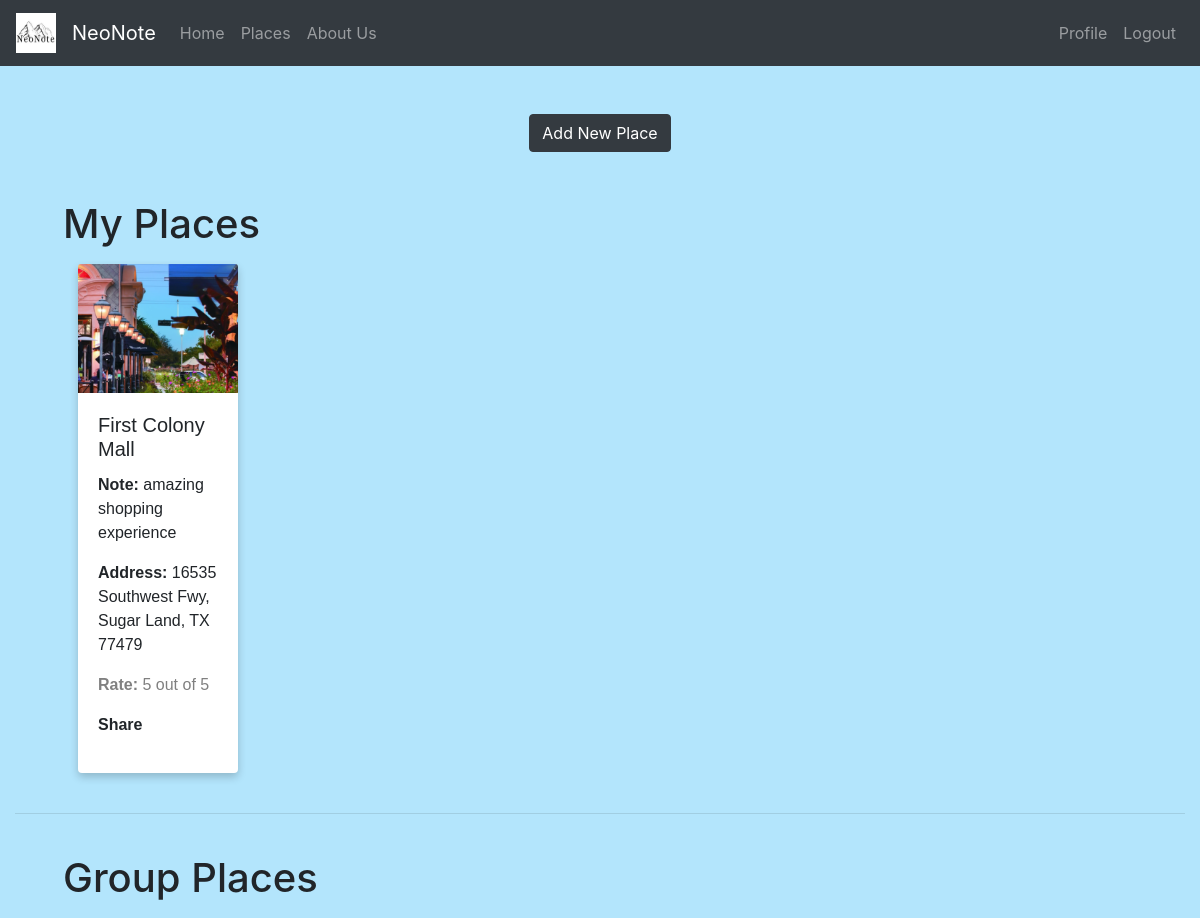
The page /NeoNoteApp/places/ (signed in) on the database its author committed.
### NeoNoteApp/models.py (models this page shows, shortened)
class Places(models.Model):
    user = models.ForeignKey(User, on_delete=models.CASCADE)
    group = models.ForeignKey(Group, on_delete=models.CASCADE)
    place_name = models.CharField(max_length=200)
    address = models.CharField(max_length=200)
    rate_choices = (('5','5'),('4','4'),('3','3'),('2','2'),('1','1'))
    rate = models.CharField(max_length=2,choices=rate_choices, default='5')
    date_added = models.DateTimeField('date published')
    img = models.ImageField(upload_to='place_images', blank=True)
    note = models.CharField(max_length=1000, blank=True)

### NeoNoteApp/views.py (the view)
def view_places(request):
    gp = Group.objects.get(user=request.user)
    group_name = gp.group_name
    user_places = Places.objects.filter(user=request.user)
    group_places = Places.objects.filter(group__group_name=group_name).exclude(user=request.user)
    context = {
        "user_places": user_places,
        "group_places":group_places,
    }
    return render(request, 'places.html', context)

### NeoNoteApp/templates/places.html (shortened to what this page needs)
{% extends 'base.html' %}
{% load static %}
{% block body %}
<div class="container-fluid">
  <div class="row mt-5 mb-5 d-flex justify-content-center">
    <a href="{% url 'NeoNoteApp:new_place' %}">
      <button class="btn btn-dark" name="button">Add New Place</button>
    </a>
  </div>
  <h1 class="ml-5">My Places</h1>
  <div class="row mt-3 ml-5">
    {% for place in user_places %}
      <div class="col-md-2">
        <div class="card">
          <img class="card-img-top" src="{{place.img.url}}" data-mfp-src="{{ place.img.url }}">
          <div class="card-body">
            <h5 class="card-title">{{place.place_name}}</h5>
            <p class="card-text"><span>Note:</span> {{place.note}}</p>
            <p><span>Address: </span>{{place.address}}</p>
            <p class="rate"><span>Rate:</span> {{place.rate}} out of 5</p>
            <p><span>Share</span></p>
          </div>
        </div>
      </div>
    {% endfor %}
  </div>
  <br><hr><br>
  <h1 class="ml-5">Group Places</h1>
</div>
{% endblock %}

### NeoNoteApp/templates/places.html (style rules this page uses)
body { background-color: #B3E5FC; border-radius: 10px }
.card { box-shadow: 0 4px 8px 0 rgba(0, 0, 0, 0.2); border: none; margin: auto; font-family: arial; }
.rate { color: grey; }
span { font-weight: bold; }

### rows shown on the page
Places: img (picture), place_name "First Colony Mall", note "amazing shopping experience", address "16535 Southwest Fwy, Sugar Land, TX 77479", rate "5"
